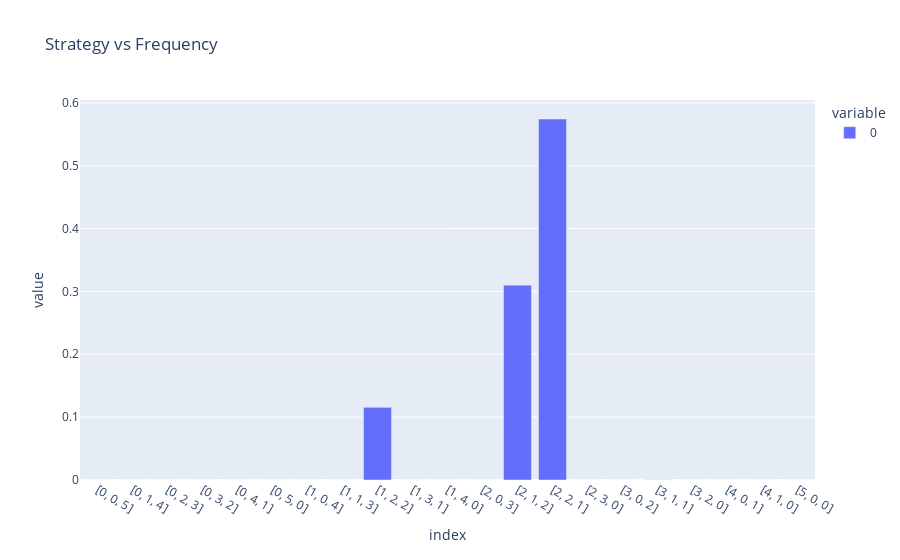

Notebook source saved alongside this figure:
### Code cell
plot1 = pt.bar(df,title = "Strategy vs Frequency")
plot1.show()

### Figure 1 — Plotly figure (JSON) as saved in the notebook; plotly's stock layout.template omitted (floating-point values rounded to 4 significant figures)
{"data": [{"alignmentgroup": "True", "hovertemplate": "variable=0<br>index=%{x}<br>value=%{y}<extra></extra>", "legendgroup": "0", "marker": {"color": "#636efa"}, "name": "0", "offsetgroup": "0", "orientation": "v", "showlegend": true, "textposition": "auto", "type": "bar", "x": ["[0, 0, 5]", "[0, 1, 4]", "[0, 2, 3]", "[0, 3, 2]", "[0, 4, 1]", "[0, 5, 0]", "[1, 0, 4]", "[1, 1, 3]", "[1, 2, 2]", "[1, 3, 1]", "[1, 4, 0]", "[2, 0, 3]", "[2, 1, 2]", "[2, 2, 1]", "[2, 3, 0]", "[3, 0, 2]", "[3, 1, 1]", "[3, 2, 0]", "[4, 0, 1]", "[4, 1, 0]", "[5, 0, 0]"], "xaxis": "x", "y": [9.524e-08, 2.388e-07, 9.524e-08, 9.524e-08, 9.524e-08, 9.524e-08, 9.524e-08, 2.734e-07, 0.1156, 2.145e-07, 9.524e-08, 8.385e-07, 0.31, 0.5742, 9.15e-06, 1.187e-05, 0.0002078, 1.051e-05, 3.638e-07, 5.626e-06, 9.524e-08], "yaxis": "y"}], "layout": {"barmode": "relative", "legend": {"title": {"text": "variable"}, "tracegroupgap": 0}, "title": {"text": "Strategy vs Frequency"}, "xaxis": {"anchor": "y", "domain": [0, 1], "title": {"text": "index"}}, "yaxis": {"anchor": "x", "domain": [0, 1], "title": {"text": "value"}}}}
